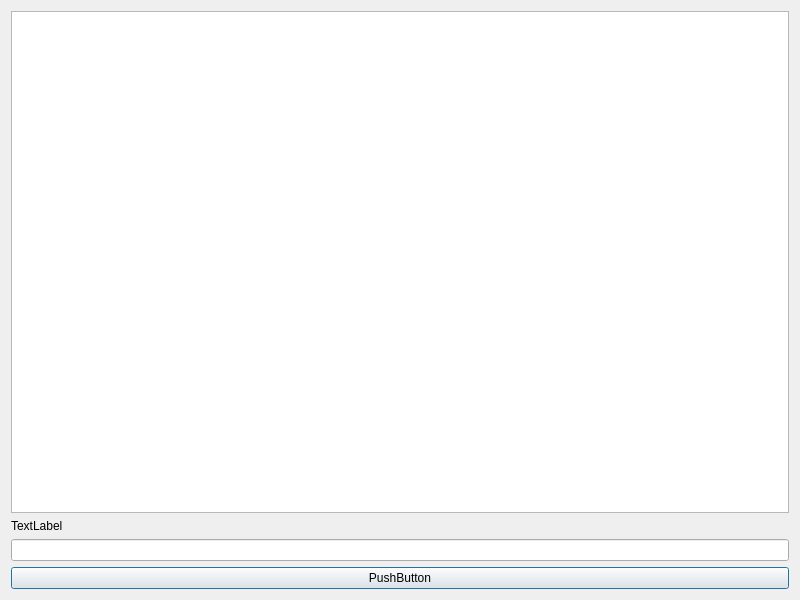
<?xml version="1.0" encoding="UTF-8"?>
<ui version="4.0">
 <class>Dialog</class>
 <widget class="QDialog" name="Dialog">
  <property name="geometry">
   <rect>
    <x>0</x>
    <y>0</y>
    <width>800</width>
    <height>600</height>
   </rect>
  </property>
  <property name="windowTitle">
   <string>Dialog</string>
  </property>
  <layout class="QVBoxLayout" name="verticalLayout">
   <item>
    <widget class="QListWidget" name="historyList"/>
   </item>
   <item>
    <widget class="QLabel" name="messageLabel">
     <property name="text">
      <string>TextLabel</string>
     </property>
    </widget>
   </item>
   <item>
    <widget class="QLineEdit" name="inputField"/>
   </item>
   <item>
    <widget class="QPushButton" name="sendButton">
     <property name="text">
      <string>PushButton</string>
     </property>
    </widget>
   </item>
  </layout>
 </widget>
 <resources/>
 <connections/>
</ui>
